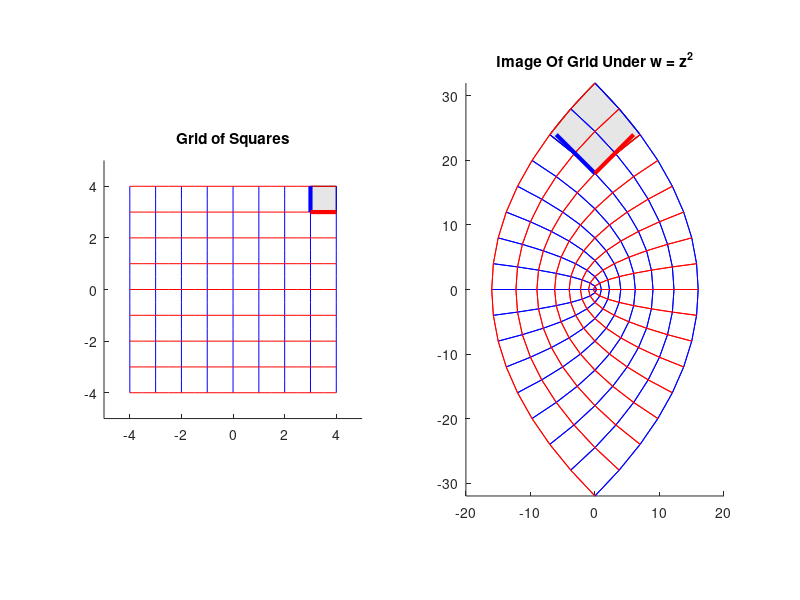

Write MATLAB code to recreate this figure.
%% Example Of A Locally Conformal Mapping: w = z^2, z â‰  0
%% CSUMS Summer 2010 A.O. Hausknecht 
%% Written using OCTAVE
function plotZSqr_SquareGrid()
clf; minXY = -4; maxXY = 4; n = 16;
delta = (maxXY-minXY)/n;

%% Create A Plot Of The Rectangular Grid
subplot (1, 2, 1)
title ("Grid of Squares")
hold on

%% Draw left-top filled square
x1 = maxXY-1; x2 = maxXY;
rectX = [x1 x2 x2 x1]; 
y1 = x1; y2 = x2;
rectY = [y1 y1 y2 y2];
%% Fill with gray
fill (rectX, rectY, [0.9 0.9 0.9])

%% Draw the vertical lines
y = minXY:delta:maxXY;
for x =  minXY:maxXY
  plot( x*ones(1, n+1) , y,'b')
end

%% Draw the horizontal lines
x = minXY:delta:maxXY;
for y = minXY:maxXY
  plot(x, y*ones(1, n+1), 'r')
end
%%
%% Set the axes scaling, domain, and range
axis('equal')
xy = maxXY+1; 
axis([-xy xy -xy xy])

%% Draw Unit Tangents at z = x1+y1*i
%% 1. Draw the Unit Tangent in the i-direction
a = [x1 x1]; b = [y1 (y1+1)];
line(a, b, 'linewidth',3, 'color', 'blue')
%% 1. Draw the Unit Tangent in the r-direction
a = [x1 (x1+1)]; b = [y1 y1];
line(a,b, 'linewidth',3, 'color', 'red')
hold off 

%% Create A Plot Of The Image Of The Rectangular Grid
subplot (1, 2, 2)
title ("Image Of Grid Under w = z^2")
hold on

%% Draw the image of a square under w = z^2
%% Need to form a list of x-values and y-values
%% along the image's boundary in counter-clockwise
%% order.
y = minXY:delta: maxXY; 
xy = maxXY-1; t = xy:.1:maxXY;
%% Bottom edge's image
z = (t + xy*i).^2;    u1 = real(z); v1 = imag(z);
%%
%% Right edge's image
z = (maxXY + t*i).^2; u2 = real(z); v2 = imag(z);
%%
%% Revere the order of the t-values so that
%% the points will be generated in counter-clockwise order.
t = fliplr (t);
%% Top edge's image
z = (t + maxXY*i).^2; u3 = real(z); v3 = imag(z);
%%
%% Left edge's image
z = (xy + t*i).^2; u4 = real(z); v4 = imag(z);
%%
%% Now collect all the points in the correct order!
u = cat(2, u1, u2, u3, u4);
v = cat(2, v1, v2, v3, v4);
%% Finally, fill the image of the square
fill (u, v, [0.9 0.9 0.9])

%% Draw the images of the vertical lines
%% by using the fact that if z = x+iy, then 
%& real(z^2) = x*x-y*y and imag(z^2) = 2*x*y
%%
y = minXY:delta: maxXY;
for x =  minXY:delta:maxXY
  plot(x*x - y.*y ,2*x*y,'b')
end

%% Draw the images of the horizontal lines
x = minXY:delta: maxXY;
for y = minXY:delta:maxXY
  plot(x.*x - y*y, 2*x*y, 'r')
end
%% Set the axes scaling, domain, and range
axis('equal')
rMax = maxXY^2+4; iMax = 2*maxXY^2;
axis([-rMax rMax -iMax iMax])

%% Draw the images of the unit tangents under w = z^2
%% Note: dw = 2zdz,
%% 
%% 1. Plot The image of the unit tangent in the i-direction
z = xy+xy*i; dz = 0+1*i;
w = z^2; dw = 2*z*dz;
a = [real(w) real(w+dw)]; b = [imag(w) imag(w+dw)];
line(a,b, 'linewidth',3, 'color', 'blue')
%%
%% 2. Plot The image of the unit tangent in the real-direction
dz = 1 + 0*i; dw = 2*z*dz; 
a = [real(w) real(w+dw)]; b = [imag(w) imag(w+dw)];
line(a,b, 'linewidth',3, 'color', 'red')

hold off   
